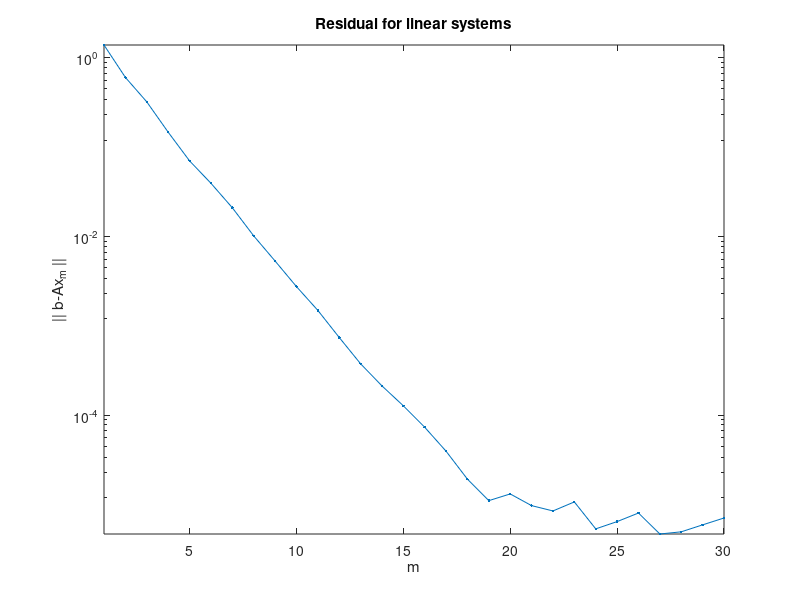

Reproduce this figure in MATLAB.
%%
% First we define a triangular matrix with known eigenvalues and a random
% vector $\bfb$.
lambda = 10 + (1:100);
A = diag(lambda) + triu(rand(100),1); 
b = rand(100,1);

%%
% Next we build up the first ten Krylov matrices iteratively, using
% renormalization after each matrix-vector multiplication. 
Km = b;
for m = 1:29      
    v = A*Km(:,m);
    Km(:,m+1) = v/norm(v);
end

%%
% Now we solve a least squares problem for Krylov matrices of increasing
% dimension.
warning off    % ignore this line
for m = 1:30  
    z = (A*Km(:,1:m))\b;
    x = Km(:,1:m)*z;
    resid(m) = norm(b-A*x);
end

%%
% The linear system approximations show smooth linear convergence at first,
% but the convergence stagnates after only a few digits have been found.
semilogy(resid,'.-')
xlabel('m'), ylabel('|| b-Ax_m ||'), set(gca,'ytick',10.^(-6:2:0))   % ignore this line
axis tight, title('Residual for linear systems')   % ignore this line
